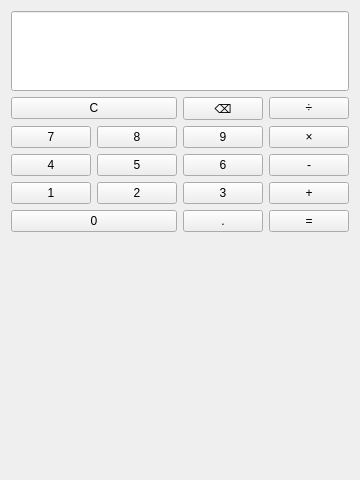
<?xml version="1.0" encoding="UTF-8"?>
<ui version="4.0">
 <class>Calculator</class>
 <widget class="QWidget" name="Calculator">
  <property name="geometry">
   <rect>
    <x>0</x>
    <y>0</y>
    <width>320</width>
    <height>480</height>
   </rect>
  </property>
  <property name="windowTitle">
   <string>Calculator</string>
  </property>
  <layout class="QVBoxLayout" name="verticalLayout">
   <item>
    <widget class="QLineEdit" name="display">
     <property name="minimumSize">
      <size>
       <width>0</width>
       <height>80</height>
      </size>
     </property>
     <property name="font">
      <font>
       <pointsize>24</pointsize>
      </font>
     </property>
     <property name="alignment">
      <set>Qt::AlignRight|Qt::AlignTrailing|Qt::AlignVCenter</set>
     </property>
     <property name="readOnly">
      <bool>true</bool>
     </property>
    </widget>
   </item>
   <item>
    <layout class="QGridLayout" name="gridLayout">
     <!-- 第一行：C键跨两列，退格键，除号键 -->
     <item row="0" column="0" colspan="2">
      <widget class="QPushButton" name="btnClear">
       <property name="text"><string>C</string></property>
      </widget>
     </item>
     <item row="0" column="2">
      <widget class="QPushButton" name="btnBack">
       <property name="text"><string>⌫</string></property>
      </widget>
     </item>
     <item row="0" column="3">
      <widget class="QPushButton" name="btnDiv">
       <property name="text"><string>÷</string></property>
      </widget>
     </item>
     <!-- 第二行 -->
     <item row="1" column="0">
      <widget class="QPushButton" name="btn7"><property name="text"><string>7</string></property></widget>
     </item>
     <item row="1" column="1">
      <widget class="QPushButton" name="btn8"><property name="text"><string>8</string></property></widget>
     </item>
     <item row="1" column="2">
      <widget class="QPushButton" name="btn9"><property name="text"><string>9</string></property></widget>
     </item>
     <item row="1" column="3">
      <widget class="QPushButton" name="btnMul"><property name="text"><string>×</string></property></widget>
     </item>
     <!-- 第三行 -->
     <item row="2" column="0">
      <widget class="QPushButton" name="btn4"><property name="text"><string>4</string></property></widget>
     </item>
     <item row="2" column="1">
      <widget class="QPushButton" name="btn5"><property name="text"><string>5</string></property></widget>
     </item>
     <item row="2" column="2">
      <widget class="QPushButton" name="btn6"><property name="text"><string>6</string></property></widget>
     </item>
     <item row="2" column="3">
      <widget class="QPushButton" name="btnSub"><property name="text"><string>-</string></property></widget>
     </item>
     <!-- 第四行 -->
     <item row="3" column="0">
      <widget class="QPushButton" name="btn1"><property name="text"><string>1</string></property></widget>
     </item>
     <item row="3" column="1">
      <widget class="QPushButton" name="btn2"><property name="text"><string>2</string></property></widget>
     </item>
     <item row="3" column="2">
      <widget class="QPushButton" name="btn3"><property name="text"><string>3</string></property></widget>
     </item>
     <item row="3" column="3">
      <widget class="QPushButton" name="btnAdd"><property name="text"><string>+</string></property></widget>
     </item>
     <!-- 第五行：0键跨两列 -->
     <item row="4" column="0" colspan="2">
      <widget class="QPushButton" name="btn0"><property name="text"><string>0</string></property></widget>
     </item>
     <item row="4" column="2">
      <widget class="QPushButton" name="btnPoint"><property name="text"><string>.</string></property></widget>
     </item>
     <item row="4" column="3">
      <widget class="QPushButton" name="btnEqual">
       <property name="text"><string>=</string></property>
      </widget>
     </item>
    </layout>
   </item>
   <item>
    <spacer name="verticalSpacer">
     <property name="orientation">
      <enum>Qt::Vertical</enum>
     </property>
     <property name="sizeHint" stdset="0">
      <size>
       <width>20</width>
       <height>40</height>
      </size>
     </property>
    </spacer>
   </item>
  </layout>
 </widget>
</ui>
